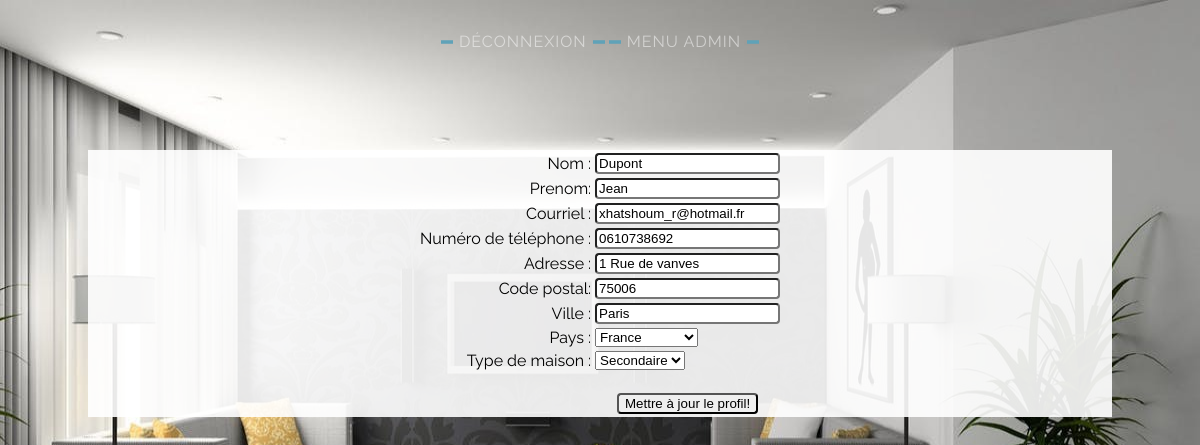
/administrateur_modifierclient.php?id=23&id_habitation=22 (signed in), run on the app's committed database.
### tables this page shows
CREATE TABLE IF NOT EXISTS `habitation` (
  `id_habitation` int(11) NOT NULL AUTO_INCREMENT,
  `adresse` varchar(255) NOT NULL,
  `cp` int(5) NOT NULL,
  `ville` varchar(255) NOT NULL,
  `pays` varchar(255) NOT NULL,
  `type` varchar(255) NOT NULL,
  `id_personne` int(11) NOT NULL,
  `nomhabitation` varchar(255) NOT NULL,
  PRIMARY KEY (`id_habitation`),
  KEY `id_personne` (`id_personne`),
  KEY `id_personne_2` (`id_personne`),
  KEY `id_personne_3` (`id_personne`),
  KEY `id_personne_4` (`id_personne`)
);

CREATE TABLE IF NOT EXISTS `personne` (
  `id` int(11) NOT NULL AUTO_INCREMENT,
  `nom` varchar(255) NOT NULL,
  `prenom` varchar(255) NOT NULL,
  `mdp` text NOT NULL,
  `numero` varchar(20) NOT NULL,
  `mail` varchar(255) NOT NULL,
  `confirmkey` varchar(20) NOT NULL,
  `confirme` int(1) NOT NULL,
  `admin` int(11) NOT NULL,
  PRIMARY KEY (`id`)
);

### administrateur_modifierclient.php (the view, shortened to what this page needs)
<?php
include "verifadmin.php";
if (isset($_GET['id']) AND $_GET['id'] > 0 AND isset($_GET['id_habitation']) AND $_GET['id_habitation'] > 0)
{
    $getid = intval($_GET['id']);
    $requser = $bdd -> prepare('SELECT * FROM habitation JOIN personne ON personne.id = habitation.id_personne WHERE id = ?');
    $requser -> execute(array($getid));
    $user = $requser ->fetch();
}
  else {
    $getid = intval($_GET['id']);
    $requser = $bdd -> prepare('SELECT * FROM personne WHERE id = ?');
    $requser -> execute(array($getid));
    $user = $requser ->fetch();
}
?>
<head>
</head>
  <link rel="stylesheet" type="text/css" href="administrateur.css" />
<div class="snip1231">
 <a  class="current" href="deconnexion.php">Déconnexion</a>
<a class="current" href="administrateur.php">Menu admin</a>
 </div>
<div id="content">
<table>
    <form method="post" action="">
               <tr>
                  <td align="right">
                     <label for="nom">Nom :</label>
                  </td>
                  <td>
                     <input type="text" placeholder="Nom" id="nom" name="newnom" value="<?php echo $user['nom'] ?>" />
                  </td>
               </tr>
               <tr>
                  <td align="right">
                     <label for="prenom">Prenom:</label>
                  </td>
                  <td>
                     <input type="text" placeholder="Prénom" id="prenom" name="newprenom" value="<?php echo $user['prenom'] ?>" />
                  </td>
               </tr>
               <tr>
                  <td align="right">
                     <label for="mail">Courriel :</label>
                  </td>
                  <td>
                     <input type="email" placeholder="Courriel" id="mail" name="newmail" value="<?php echo $user['mail'] ?>" />
                  </td>
               </tr>
               <tr>
                  <td align="right">
                     <label for="numero">Numéro de téléphone :</label>
                 </td>
                <td>
                    <input type="tel" id="numero" placeholder="+336xxxxxxxxx" name="newnumero" value="<?php echo $user['numero'] ?>" />
                  </td>
               </tr>
             <?php if (isset($_GET['id_habitation']) AND $_GET['id_habitation'] > 0) {?>
                  <tr>
                  <td align="right">
                     <label for="adresse">Adresse :</label>
                  </td>
                  <td>
                     <input type="text" placeholder="Adresse" id="adresse" name="newadresse" value="<?php echo $user['adresse'] ?>" />
                  </td>
               </tr>
               <tr>
                  <td align="right">
                     <label for="cp">Code postal:</label>
                  </td>
                  <td>
                     <input type="text" placeholder="Code postal" id="cp" name="newcp" value="<?php echo $user['cp'] ?>" />
                  </td>
               </tr>
               <tr>
                  <td align="right">
                     <label for="ville">Ville :</label>
                  </td>
                  <td>
                     <input type="text" placeholder="Ville" id="ville" name="newville" value="<?php echo $user['ville'] ?>" />
                  </td>
               </tr>
               <tr>
                  <td align="right"><label >Pays :</label>  </td>
                 <td> <?php include "pays.php";?></td>
               </tr>
               <tr>
                <td align="right">
               <label>Type de maison : </label></td>
               <td> <select name="typemaison">
                        <option value="Secondaire"<?php if($user['type'] == 'Secondaire') echo "selected"; ?>>Secondaire</option>   </td>
             <?php }?>
             </tr>
               <tr>
                  <td></td>
                  <td align="center">
                     <br />
                     <input type="submit" class="boutton "name="maj" value="Mettre à jour le profil!" />
                  </td>
               </tr>
</table>
</div>

### pays.php (shortened to what this page needs)
    <select name='pays' required>
          <option value="France"<?php if($user['pays'] == 'France') echo "selected"; ?>>France </option>
</select>

### administrateur.css (style rules this page uses)
table { margin-left: auto; margin-right: auto; }
#content { margin-top: 5em; background-color: rgba(255,255,255,0.9); margin-right : 5em; margin-left: 5em; }
.snip1231 { text-align: center; text-transform: uppercase; margin-top: 2em; }
.snip1231 * { -webkit-box-sizing: border-box; box-sizing: border-box; -webkit-transition: all 0.35s ease; transition: all 0.35s ease; }
.snip1231 a { padding: 0.8em 18px; color: rgba(255, 255, 255, 0.5); position: relative; letter-spacing: 1px; text-decoration: none; }
.snip1231 a:before, .snip1231 a:after { left: 0%; right: 0%; top: 50%; -webkit-transform: translateY(-50%) rotate(0deg); transform: translateY(-50%) rotate(0deg); content: ''; border-left: 12px solid #5FA2B8; border-right: 12px solid #5FA2B8; height: 3px; position: absolute; -webkit-transition: all 0.35s ease; transition: all 0.35s ease; }

### administrateur_modifierclient.php (style rules this page uses)
input { border-radius: 4px; }

### data on the page
habitation: newnom "Dupont", newprenom "Jean", newmail "xhatshoum_r@hotmail.fr", newnumero "0610738692", newadresse "1 Rue de vanves", newcp "75006", newville "Paris", pays "France", typemaison "Secondaire"
